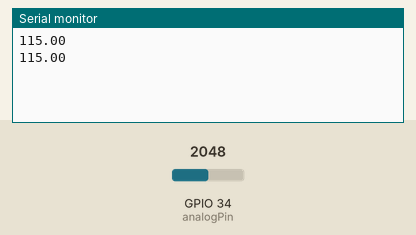
This sketch was run on a simulated ESP32. Parts: the last lines printed to the serial monitor. Inputs (shaded band) come from the test bench; at power-on: GPIO 34 (analogPin) = 2048.

Above: at 1.8 s.
1.9 s: GPIO 34 (analogPin) set to 2866
At 2.5 s:
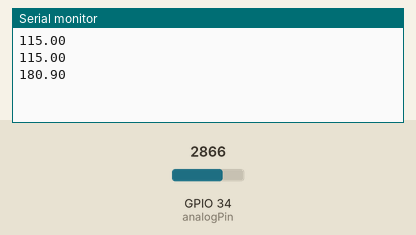
3.4 s: GPIO 34 (analogPin) set to 3603
At 4.8 s:
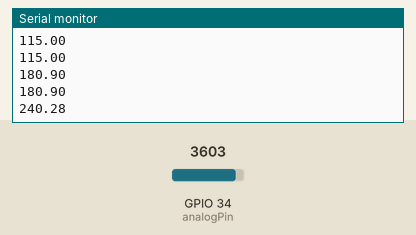
Timing chart, 0 to 6.4 s (numbered marks = the images above; inputs shaded):
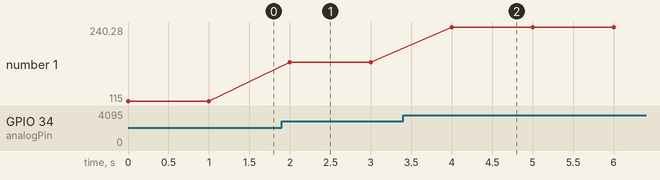

Measured:
- after the input at 1.9 s, the serial monitor: prints a new line after 0.10 s (image 1)
- after the input at 3.4 s, the serial monitor: prints a new line after 0.60 s (image 2)
- plotted number 1: 115 → 180.9 after the input at 1.9 s, 180.9 → 215.88 after the input at 3.4 s

The sketch:

esp32_mcp9700ae.ino
```cpp
const float Vcc = 3.3;
const int ANALOG_MAX = 4096;
const int analogPin = 34;
const int delayTime = 1000;
const int stock_rotation_term = 10;
float stock_data[stock_rotation_term];
int stock_rotation_number = 0;
bool enough_data_flag = false;

float moving_average(float data) {
  stock_rotation_number ++;
  if (stock_rotation_number >= stock_rotation_term) {
    stock_rotation_number = 0;
    enough_data_flag = true;
  }
  stock_data[stock_rotation_number] = data;
  float result = 0;
  for (int i=0; i < stock_rotation_term; i++) {
    result += stock_data[i];
  }
  result = result / stock_rotation_term;

  if (enough_data_flag) {
    // Serial.print("moving ave: ");
    return result;
  } else {
    // Serial.print("real data: ");
    return data;
  }
}

void setup() {
  //Initialize serial and wait for port to open:
  Serial.begin(9600);
  while (!Serial) {
    ;  // wait for serial port to connect. Needed for native USB port only
  }
}

void loop() {
  int reading = analogRead(analogPin);
  float voltage = ((long)reading * Vcc * 1000) / ANALOG_MAX;
  float temp = (voltage - 500) / 10; // +10mV/degree_Celsius
  temp = moving_average(temp);
  Serial.println(temp);
  // Serial.println(" degree_Celsius.");
  delay(delayTime);
}
```
